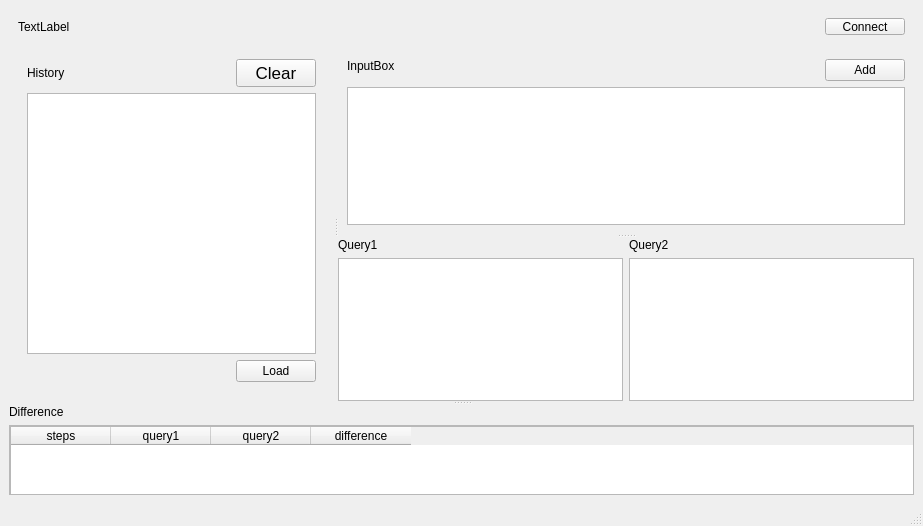
<?xml version="1.0" encoding="UTF-8"?>
<ui version="4.0">
 <class>MainWindow</class>
 <widget class="QMainWindow" name="MainWindow">
  <property name="geometry">
   <rect>
    <x>0</x>
    <y>0</y>
    <width>923</width>
    <height>526</height>
   </rect>
  </property>
  <property name="windowTitle">
   <string>MainWindow</string>
  </property>
  <widget class="QWidget" name="centralwidget">
   <layout class="QVBoxLayout" name="verticalLayout_6">
    <item>
     <widget class="QWidget" name="Connction" native="true">
      <property name="sizePolicy">
       <sizepolicy hsizetype="Preferred" vsizetype="Fixed">
        <horstretch>0</horstretch>
        <verstretch>0</verstretch>
       </sizepolicy>
      </property>
      <property name="minimumSize">
       <size>
        <width>0</width>
        <height>35</height>
       </size>
      </property>
      <layout class="QHBoxLayout" name="horizontalLayout_4">
       <item>
        <widget class="QLabel" name="label_6">
         <property name="text">
          <string>TextLabel</string>
         </property>
        </widget>
       </item>
       <item>
        <widget class="QPushButton" name="connectBtn">
         <property name="sizePolicy">
          <sizepolicy hsizetype="Fixed" vsizetype="Fixed">
           <horstretch>0</horstretch>
           <verstretch>0</verstretch>
          </sizepolicy>
         </property>
         <property name="text">
          <string>Connect</string>
         </property>
        </widget>
       </item>
      </layout>
     </widget>
    </item>
    <item>
     <widget class="QSplitter" name="splitter_3">
      <property name="orientation">
       <enum>Qt::Vertical</enum>
      </property>
      <widget class="QSplitter" name="splitter_2">
       <property name="orientation">
        <enum>Qt::Horizontal</enum>
       </property>
       <widget class="QFrame" name="frame">
        <layout class="QVBoxLayout" name="verticalLayout_3">
         <item>
          <widget class="QWidget" name="widget" native="true">
           <property name="sizePolicy">
            <sizepolicy hsizetype="Expanding" vsizetype="Fixed">
             <horstretch>0</horstretch>
             <verstretch>0</verstretch>
            </sizepolicy>
           </property>
           <layout class="QHBoxLayout" name="horizontalLayout">
            <property name="topMargin">
             <number>0</number>
            </property>
            <property name="bottomMargin">
             <number>0</number>
            </property>
            <item>
             <widget class="QLabel" name="historyLabel">
              <property name="maximumSize">
               <size>
                <width>16777215</width>
                <height>211</height>
               </size>
              </property>
              <property name="text">
               <string>History</string>
              </property>
             </widget>
            </item>
            <item>
             <widget class="QPushButton" name="clearBtn">
              <property name="sizePolicy">
               <sizepolicy hsizetype="Fixed" vsizetype="Fixed">
                <horstretch>0</horstretch>
                <verstretch>0</verstretch>
               </sizepolicy>
              </property>
              <property name="minimumSize">
               <size>
                <width>0</width>
                <height>0</height>
               </size>
              </property>
              <property name="font">
               <font>
                <pointsize>13</pointsize>
                <italic>false</italic>
               </font>
              </property>
              <property name="text">
               <string>Clear</string>
              </property>
              <property name="autoRepeatDelay">
               <number>301</number>
              </property>
              <property name="autoRepeatInterval">
               <number>105</number>
              </property>
             </widget>
            </item>
           </layout>
          </widget>
         </item>
         <item>
          <widget class="QWidget" name="queryhistoryWidget" native="true">
           <property name="sizePolicy">
            <sizepolicy hsizetype="Expanding" vsizetype="Preferred">
             <horstretch>0</horstretch>
             <verstretch>0</verstretch>
            </sizepolicy>
           </property>
           <layout class="QGridLayout" name="gridLayout">
            <property name="topMargin">
             <number>0</number>
            </property>
            <property name="bottomMargin">
             <number>10</number>
            </property>
            <item row="0" column="0">
             <widget class="QListWidget" name="listWidget">
              <property name="resizeMode">
               <enum>QListView::Fixed</enum>
              </property>
             </widget>
            </item>
            <item row="1" column="0">
             <widget class="QPushButton" name="loadBtn">
              <property name="sizePolicy">
               <sizepolicy hsizetype="Fixed" vsizetype="Fixed">
                <horstretch>0</horstretch>
                <verstretch>0</verstretch>
               </sizepolicy>
              </property>
              <property name="layoutDirection">
               <enum>Qt::RightToLeft</enum>
              </property>
              <property name="text">
               <string>Load</string>
              </property>
             </widget>
            </item>
           </layout>
          </widget>
         </item>
        </layout>
       </widget>
       <widget class="QSplitter" name="splitter">
        <property name="orientation">
         <enum>Qt::Vertical</enum>
        </property>
        <widget class="QFrame" name="InputSection">
         <layout class="QVBoxLayout" name="verticalLayout_2">
          <item>
           <layout class="QHBoxLayout" name="horizontalLayout_2">
            <item alignment="Qt::AlignLeft|Qt::AlignTop">
             <widget class="QLabel" name="inputLabel">
              <property name="text">
               <string>InputBox</string>
              </property>
             </widget>
            </item>
            <item alignment="Qt::AlignRight|Qt::AlignTop">
             <widget class="QPushButton" name="addBtn">
              <property name="text">
               <string>Add</string>
              </property>
             </widget>
            </item>
           </layout>
          </item>
          <item>
           <widget class="QTextEdit" name="inputBox"/>
          </item>
         </layout>
        </widget>
        <widget class="QWidget" name="layoutWidget">
         <layout class="QHBoxLayout" name="horizontalLayout_3">
          <item>
           <layout class="QVBoxLayout" name="verticalLayout_4">
            <item>
             <widget class="QLabel" name="query1_label">
              <property name="text">
               <string>Query1</string>
              </property>
             </widget>
            </item>
            <item>
             <widget class="QTextEdit" name="query1_box">
              <property name="minimumSize">
               <size>
                <width>100</width>
                <height>50</height>
               </size>
              </property>
              <property name="maximumSize">
               <size>
                <width>16777215</width>
                <height>16777215</height>
               </size>
              </property>
              <property name="toolTipDuration">
               <number>0</number>
              </property>
             </widget>
            </item>
           </layout>
          </item>
          <item>
           <layout class="QVBoxLayout" name="verticalLayout_5">
            <item>
             <widget class="QLabel" name="query2_label">
              <property name="text">
               <string>Query2</string>
              </property>
             </widget>
            </item>
            <item>
             <widget class="QTextEdit" name="query2_box"/>
            </item>
           </layout>
          </item>
         </layout>
        </widget>
       </widget>
      </widget>
      <widget class="QWidget" name="widget" native="true">
       <layout class="QVBoxLayout" name="verticalLayout">
        <item>
         <widget class="QLabel" name="label">
          <property name="text">
           <string>Difference</string>
          </property>
         </widget>
        </item>
        <item>
         <layout class="QVBoxLayout" name="verticalLayout_7"/>
        </item>
        <item>
         <widget class="QScrollArea" name="scrollArea">
          <property name="widgetResizable">
           <bool>true</bool>
          </property>
          <widget class="QWidget" name="scrollAreaWidgetContents">
           <property name="geometry">
            <rect>
             <x>0</x>
             <y>0</y>
             <width>873</width>
             <height>77</height>
            </rect>
           </property>
           <widget class="QTableWidget" name="tableWidget">
            <property name="geometry">
             <rect>
              <x>0</x>
              <y>0</y>
              <width>941</width>
              <height>105</height>
             </rect>
            </property>
            <property name="sizePolicy">
             <sizepolicy hsizetype="Expanding" vsizetype="Expanding">
              <horstretch>0</horstretch>
              <verstretch>0</verstretch>
             </sizepolicy>
            </property>
            <property name="minimumSize">
             <size>
              <width>0</width>
              <height>105</height>
             </size>
            </property>
            <property name="maximumSize">
             <size>
              <width>16777215</width>
              <height>16777215</height>
             </size>
            </property>
            <column>
             <property name="text">
              <string>steps</string>
             </property>
            </column>
            <column>
             <property name="text">
              <string>query1</string>
             </property>
            </column>
            <column>
             <property name="text">
              <string>query2</string>
             </property>
            </column>
            <column>
             <property name="text">
              <string>difference</string>
             </property>
            </column>
           </widget>
          </widget>
         </widget>
        </item>
       </layout>
      </widget>
     </widget>
    </item>
   </layout>
  </widget>
  <widget class="QMenuBar" name="menubar">
   <property name="geometry">
    <rect>
     <x>0</x>
     <y>0</y>
     <width>923</width>
     <height>22</height>
    </rect>
   </property>
  </widget>
  <widget class="QStatusBar" name="statusbar"/>
 </widget>
 <resources/>
 <connections/>
</ui>
